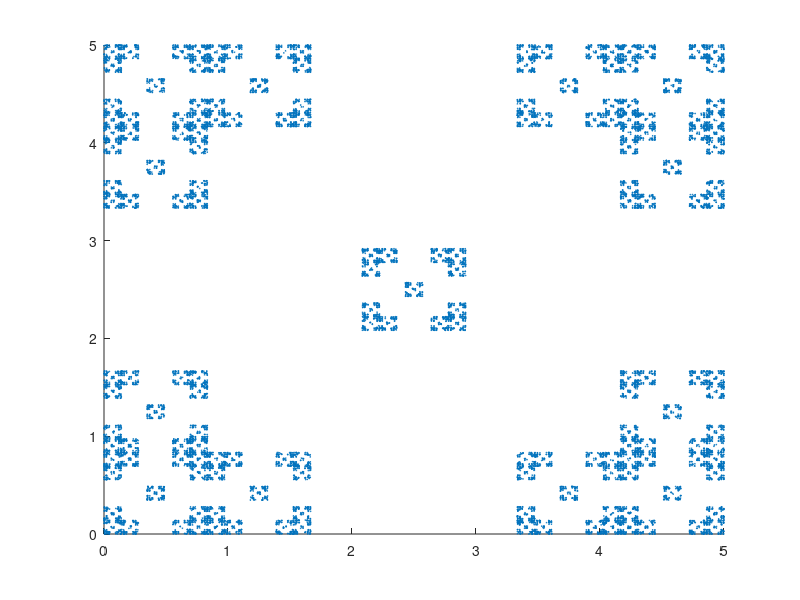

Reproduce this figure in MATLAB.
function fractal_16()
a=5/6;
Num=20000;
hold on;
N=13;
x=0;
y=0;
Ax=[0,1,4,5,5,5,5,4,1,0,0,0,2.5];
Ay=[0,0,0,0,1,4,5,5,5,5,4,1,2.5];

for k=1:Num
    p = randi([1,N]);
    x = x*(1-a) + a*Ax(1,p);
    y = y*(1-a) + a*Ay(1,p);
    Bx(1,k) = x;
    By(1,k) = y;
end
scatter(Bx,By,0.4,'blue');